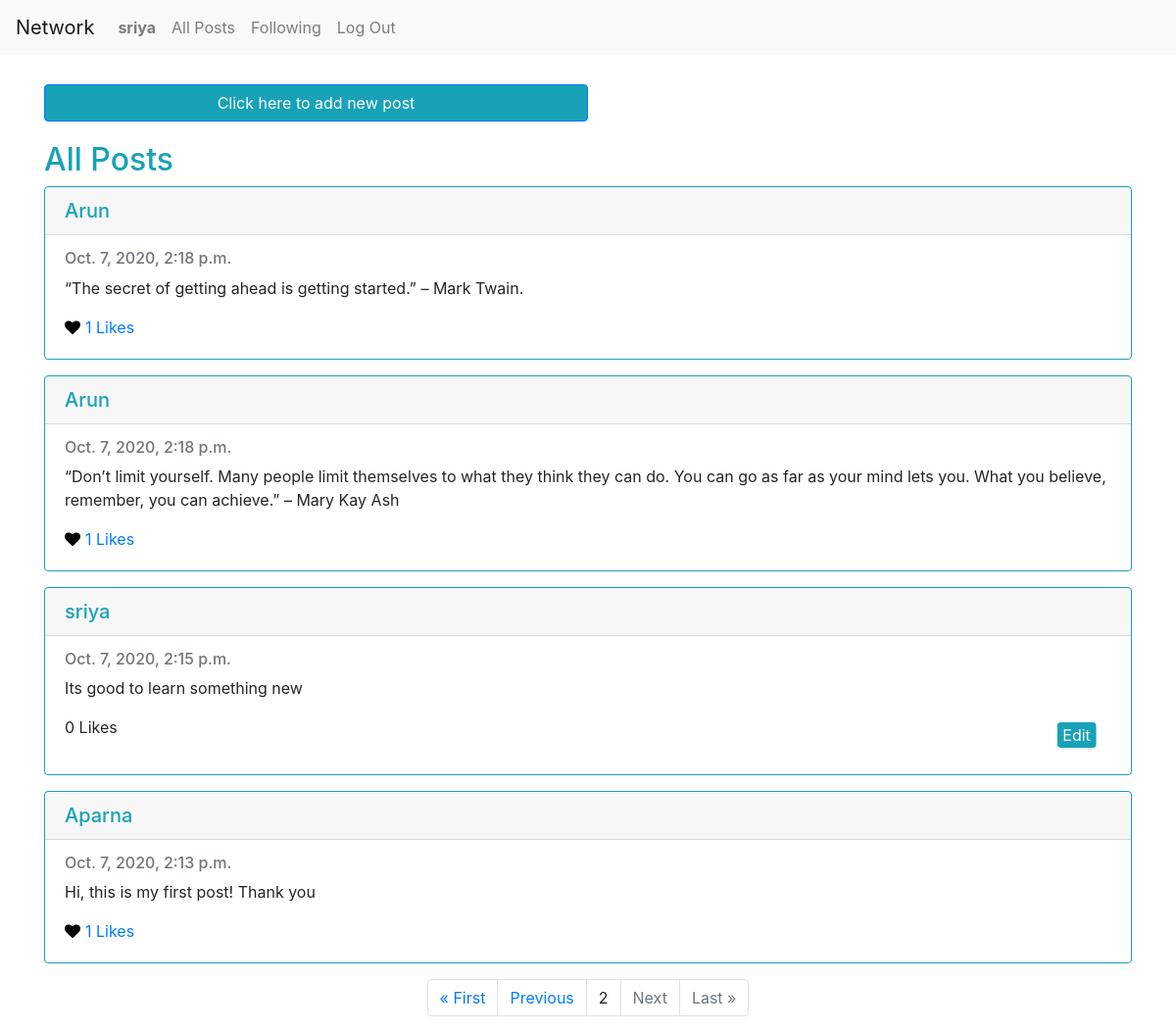
Page /?page=2 (signed in) on the committed database.
### network/models.py (models this page shows, shortened)
class User(AbstractUser):
    pass

class Post(models.Model):
    content = models.TextField()
    user = models.ForeignKey('User', on_delete=models.CASCADE, related_name='author')
    date = models.DateTimeField(auto_now=True, blank=True)
    liked = models.ManyToManyField('User', default=None, blank=True, related_name='post_likes')

### network/views.py (the view)
# urls.py: path("", views.index, name="index"),
def index(request):
    posts = Post.objects.all().order_by('-date')
    paginator = Paginator(posts, 10)
    page_number = request.GET.get('page')
    page_obj = paginator.get_page(page_number)
    return render(request, "network/index.html", {
        'page_obj': page_obj
    })

### network/templates/network/index.html (shortened to what this page needs)
{% extends "network/layout.html" %}
{% block body %}
<div class="container">
{% if user.is_authenticated %}
    <button type="button" class="btn btn-primary addpost" data-toggle="modal" data-target="#create">
        Click here to add new post
    </button>
{% endif %}
<h2 class="heading">All Posts</h2>
{% for post in page_obj %}
    <div class="card border-info mb-3">
        <h5 class="card-header text-info"><a href="{% url 'profile' post.user %}"> {{ post.user}}</a></h5>
        <div class="card-body ">
            <h6 class="card-subtitle mb-2 text-muted">{{post.date}}</h6>
            <p class="card-text">{{ post.content }}</p>
            {% if user.is_authenticated %}
                {% if request.user == post.user %}
                    <button type="button" class="edit btn btn-link" data-toggle="modal" data-target="#edit">Edit</button>
                    <p class="total-likes">{{post.liked.all.count}} Likes</p>
                {% elif request.user in post.liked.all %}
                    <a class="likebutton" href="#" data-catid="{{ post.id }}" id="{{post.id}}" data-total="{{post.liked.all.count}}"  data-value="Unlike" value="submit"><i class="fa fa-heart" id="heart{{post.id}}" style="color:red;"></i><span id="liked{{post.id}}">{{post.liked.all.count}}</span> Likes</a>
                {% else %}
                    <a class="likebutton" href="#" data-catid="{{ post.id }}" id="{{post.id}}" data-total="{{post.liked.all.count}}"  data-value="Like" value="submit"><i class="fa fa-heart" id="heart{{post.id}}" style="color:black;"></i><span id="liked{{post.id}}">{{post.liked.all.count}}</span> Likes</a>
                {% endif %}
            {% else %}
                <p class="total-likes">{{post.liked.all.count}} Likes</p>
            {% endif %}
        </div>
    </div>
{% endfor %}
<ul class="pagination justify-content-center">
    {% if page_obj.has_previous %}
        <li class="page-item"><a href="?page=1" class="page-link">&laquo; First</a></li>
        <li class="page-item"><a href="?page={{ page_obj.previous_page_number }}" class="page-link">Previous</a></li>
    {% else %}
    <li class="page-item disabled"><a class="page-link">&laquo; First</a></li>
    <li class="page-item disabled"><a class="page-link">Previous</a></li>
    {% endif %}
    {% if page_obj.number %}
    <li class="page-item"><a class="page-link">{{ page_obj.number }}</a></li>
    {% else %}
    <li class="page-item"><a class="page-link">0</a></li>
    {% endif %}
    {% if page_obj.has_next %}
    <li class="page-item"><a href="?page={{ page_obj.next_page_number }}" class="page-link">Next</a></li>
    <li class="page-item"><a href="?page={{ page_obj.paginator.num_pages }}" class="page-link">Last &raquo;</a></li>
    {% else %}
    <li class="page-item disabled"><a class="page-link">Next</a></li>
    <li class="page-item disabled"><a class="page-link">Last &raquo;</a></li>
    {% endif %}
</ul>
</div>
{% endblock %}

### network/templates/network/layout.html (shortened to what this page needs)
{% load static %}
<!DOCTYPE html>
<html lang="en">
    <head>
        <link rel="stylesheet" href="https://stackpath.bootstrapcdn.com/bootstrap/4.4.1/css/bootstrap.min.css">
        <link href="{% static 'network/styles.css' %}" rel="stylesheet">
        <link rel="stylesheet" href="https://cdnjs.cloudflare.com/ajax/libs/font-awesome/4.7.0/css/font-awesome.min.css">
    </head>
    <body>
        <nav class="navbar navbar-expand-lg navbar-light bg-light">
            <a class="navbar-brand" href="#">Network</a>
            <div>
              <ul class="navbar-nav mr-auto">
                {% if user.is_authenticated %}
                    <li class="nav-item">
                        <a class="nav-link" href="{% url 'profile' user.username %}"><strong>{{ user.username }}</strong></a>
                    </li>
                {% endif %}
                <li class="nav-item">
                  <a class="nav-link" href="{% url 'index' %}">All Posts</a>
                </li>
                {% if user.is_authenticated %}
                    <li class="nav-item">
                        <a class="nav-link" href="{% url 'following' user.username %}">Following</a>
                    </li>
                    <li class="nav-item">
                        <a class="nav-link" href="{% url 'logout' %}">Log Out</a>
                    </li>
                {% endif %}
              </ul>
            </div>
          </nav>
        <div class="body">
            {% block body %}
            {% endblock %}
        </div>
    </body>
</html>

### network/static/network/styles.css (style rules this page uses)
.container { margin-top: 30px; }
.addpost { width: 50%; background-color: #17a2b8; margin-bottom: 20px; }
.card-header a { text-decoration: none; color: #17a2b8; position: relative; }
.btn-link, .heading { color: #17a2b8; }
.fa-heart { margin-right: 5px; }
.edit { position: absolute; left: 95%; -ms-transform: translate(-50%, -50%); transform: translate(-50%, -50%); margin-top: 20px; background-color: #17a2b8; color: white; padding: 0 5px 0 5px; }

### rows in the picture
User: username "sriya"
Post: user "Arun", date "Oct. 7, 2020, 2:18 p.m.", content "“The secret of getting ahead is getting started.” – Mark Twain.", liked.all.count "1"
Post: user "Arun", date "Oct. 7, 2020, 2:18 p.m.", content "“Don’t limit yourself. Many people limit themselves to what they think they can do. You can go as far as your mind lets you. What you believe, remember, you can achieve.” – Mary Kay Ash", liked.all.count "1"
Post: user "sriya", date "Oct. 7, 2020, 2:15 p.m.", content "Its good to learn something new", liked.all.count "0"
Post: user "Aparna", date "Oct. 7, 2020, 2:13 p.m.", content "Hi, this is my first post! Thank you", liked.all.count "1"

### other values in the picture
{{ page_obj.number }} "2"
